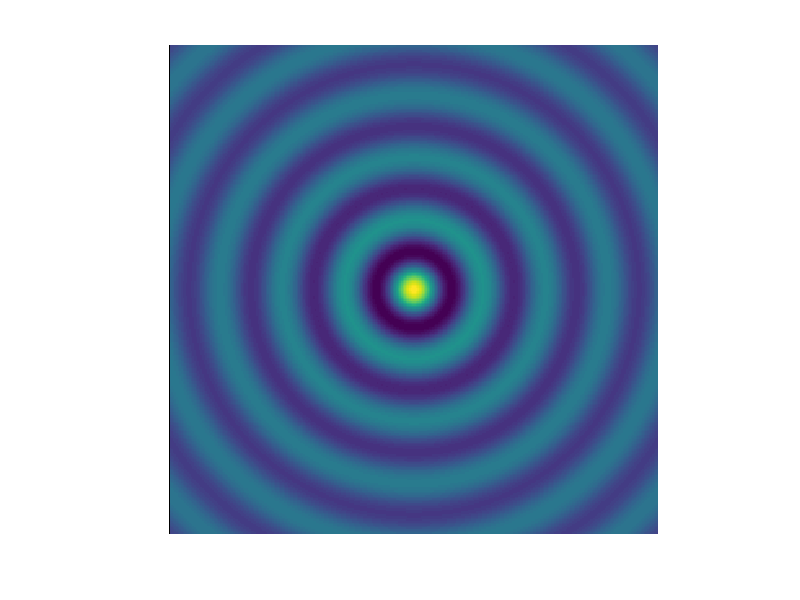

This chart was generated by the following MATLAB code: (Note: this script raises an error after producing the figure.)
clear all; close all; clc;
% ideal bessel beam intensity distribution
% set the coordinate
x=linspace(-45,45,300);%mm
y=linspace(-45,45,300);
z=linspace(0,300,900);%mm
[X,Y]=meshgrid(x,y);
[~,rho]=cart2pol(X,Y);
% set the initial conditions
f=3.0*1e11;%frequency f=300GHz
c=3.0*1e11;%speed =mm/s
lambd=1.0; %wavelength mm
theta=5/180*pi;
k=2*pi/lambd; %
alpha=k*sin(theta);

% the cross-section intensity distribution
E0=besselj(0,alpha.*rho);
figure;
imagesc(E0);
axis square;
axis off;

% the propagation 
[X,Y,Z]=meshgrid(x,y,z);
[THETA,rho,Z]=cart2pol(X,Y,Z);
t=Z./c;
E=abs(exp(1i.*(k*cos(theta)-f.*t)).*besselj(0,alpha.*rho));
E2d=squeeze(E(:,150,:));
figure;
imagesc(E2d);